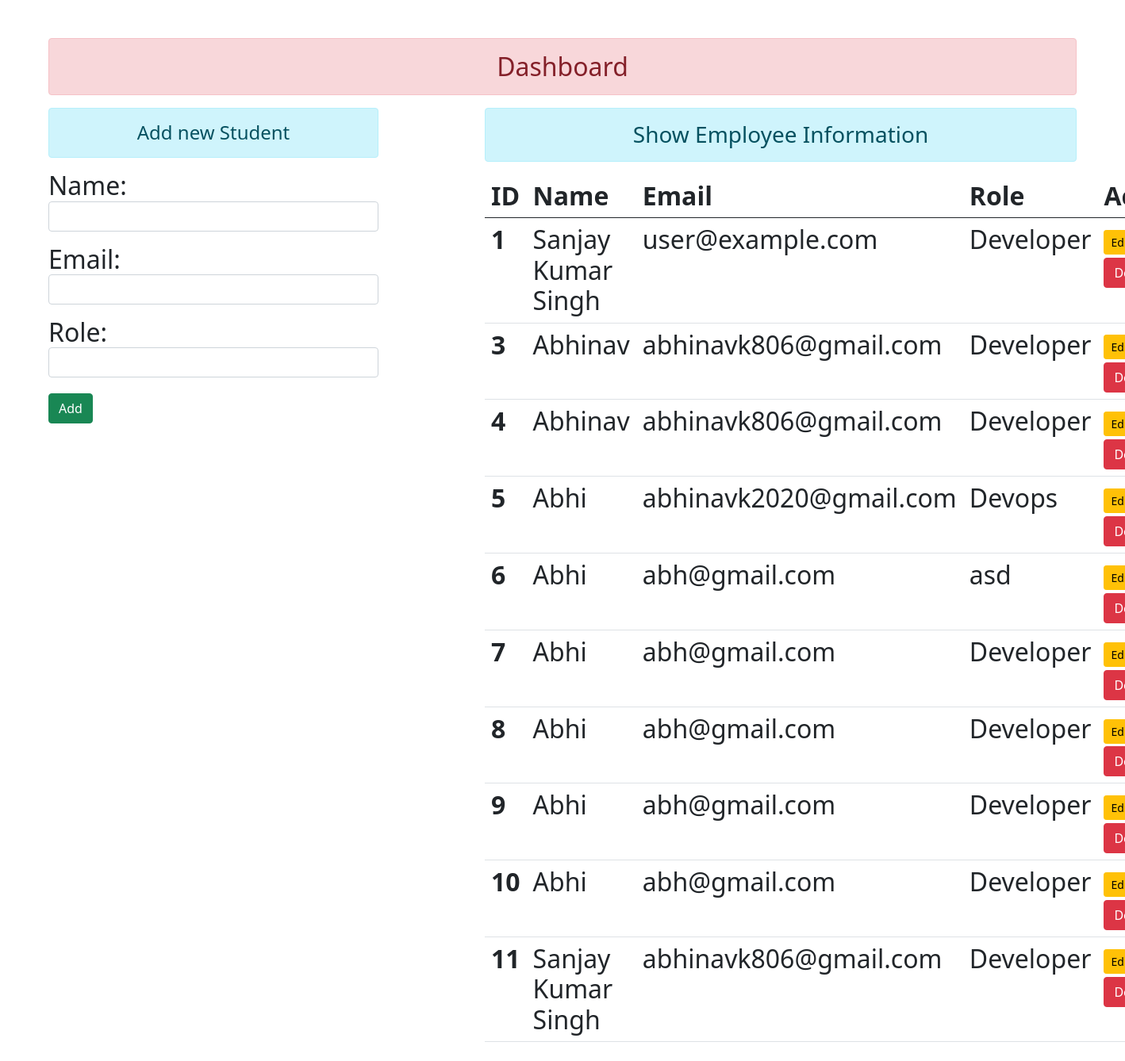
The page / on the database its author committed.
### enroll/models.py (models this page shows)
class User(models.Model):
    name = models.CharField(max_length=70)
    email = models.EmailField(max_length=100)
    role = models.CharField(max_length=70)

### enroll/views.py (the view)
# urls.py: re_path('',views.add_show,name = "addandshow"),
def add_show(request):
    if request.method == 'POST':
        fm = StudentRegistration(request.POST)
        if fm.is_valid():
            nm = fm.cleaned_data['name']
            em = fm.cleaned_data['email']
            rl = fm.cleaned_data['role']
            reg = User(name=nm,email=em,role=rl)
            reg.save()
            fm = StudentRegistration()
    else:
        fm = StudentRegistration()
    stud = User.objects.all()
    return render(request, 'enroll/addandshow.html',{'form':fm,'stu':stud})

### enroll/forms.py
class StudentRegistration(forms.ModelForm):
    class Meta:
        model = User
        fields = ['name','email','role']
        widgets = {
            'name':forms.TextInput(attrs={'class':'form-control'}),
            'email':forms.EmailInput(attrs={'class':'form-control'}),
            'role':forms.TextInput(attrs={'class':'form-control'})
        }

### enroll/templates/enroll/addandshow.html (shortened to what this page needs)
{% extends 'enroll/base.html' %}
{% block content %}
<div class="row">
   <div class="col-sm-4">
    <h4 class="text-center alert alert-info">Add new Student</h4>
    <form action ="" method = "POST">
    {{form.as_p}}
    <input type="submit" class = "btn btn-success" value="Add">
    </form>
   </div>
   <div class="col-sm-7 offset-1">
   <h3 class="text-center alert alert-info">Show Employee Information</h3>
   {% if stu %}
<table class="table table-hover">
  <thead>
    <tr>
      <th scope="col">ID</th>
      <th scope="col">Name</th>
      <th scope="col">Email</th>
      <th scope="col">Role</th>
      <th scope="col">Action</th>
    </tr>
  </thead>
  <tbody>
  {% for st in stu %}
    <tr>
      <th scope="row">{{st.id}}</th>
      <td>{{st.name}}</td>
      <td>{{st.email}}</td>
      <td>{{st.role}}</td>
      <td>
        <a href="{% url 'updatedata' pk=st.id%}" class="btn btn-warning btn-sm">Edit</a>
        <form action="{% url 'deletedata' pk=st.id%}" method = "post" class="d-inline"> {% csrf_token %}
        <input type="submit" class="btn btn-danger" value="Delete">
        </form>
      </td>
    </tr>
    {% endfor %}
  </tbody>
</table>
   {% else %}
   <h4 class="text-center alert alert-warning">No Records Found</h4>
   {% endif %}
   </div>
</div>
{% endblock content %}

### enroll/templates/enroll/base.html (shortened to what this page needs)
<!Doctype html>
{% load static %}
<html Lang = "en">
<head>
<link rel="stylesheet" href="{% static 'enroll/css/bootstrap.css' %}">
</head>
<body>
  <div class="container mt-5">
    <h2 class="text-center alert alert-danger">Dashboard<h2>
    {% block content %}
    {% endblock content %}
  </div>
</body>
</html>

### rows shown on the page
User: id "1", name "Sanjay Kumar Singh", email "user@example.com", role "Developer"
User: id "3", name "Abhinav", email "abhinavk806@gmail.com", role "Developer"
User: id "4", name "Abhinav", email "abhinavk806@gmail.com", role "Developer"
User: id "5", name "Abhi", email "abhinavk2020@gmail.com", role "Devops"
User: id "6", name "Abhi", email "abh@gmail.com", role "asd"
User: id "7", name "Abhi", email "abh@gmail.com", role "Developer"
User: id "8", name "Abhi", email "abh@gmail.com", role "Developer"
User: id "9", name "Abhi", email "abh@gmail.com", role "Developer"
User: id "10", name "Abhi", email "abh@gmail.com", role "Developer"
User: id "11", name "Sanjay Kumar Singh", email "abhinavk806@gmail.com", role "Developer"
